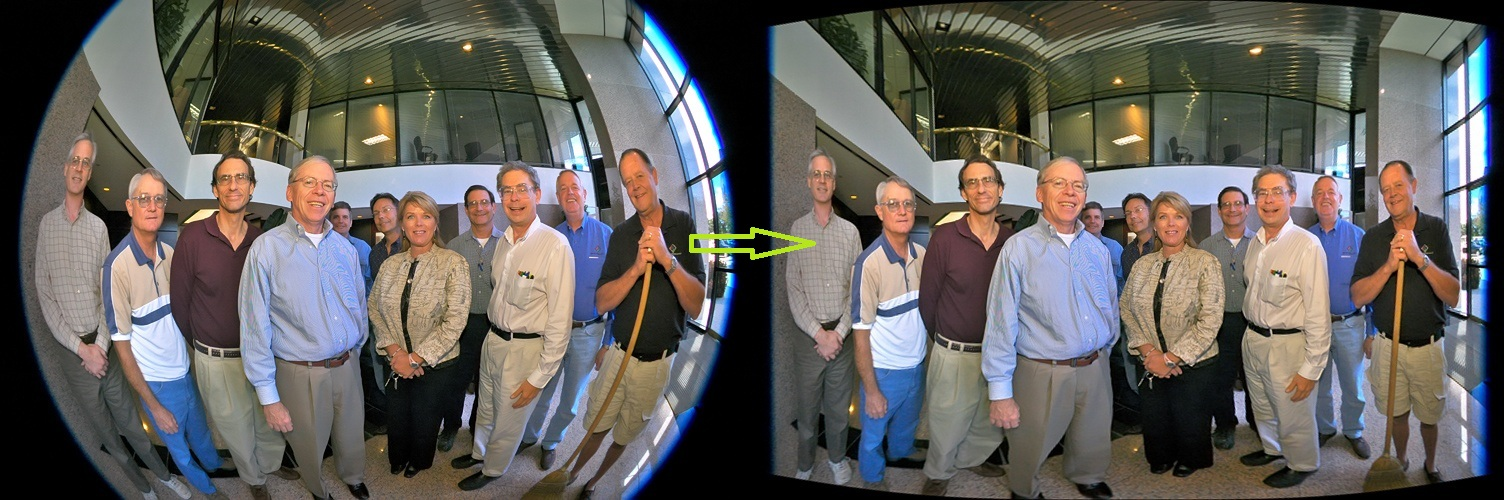
//> input picture fisheye.jpg, 1504 x 500 px
$ ./ImageWarping fisheye.jpg fisheye.jpg   (built with g++ and OpenCV 4)
//> lines starting //> are read from the running program, lines starting //| are printed output that depends on the picture
// [23 lines of licence text are left out]

#include <iostream>
#include <string>
#include <opencv2/opencv.hpp>

using namespace std;
using namespace cv;

// methods
typedef enum EMethod { HEMICYLINDER, MIDPOINTCIRCLE };

// distortion models
typedef enum EDistortionModel { NODISTORTION = -1, EQUIDISTANT, EQUISOLID };

// print command line help
// [10 lines left out: function PrintHelp, not called in this run]

// click count
int g_cClicks = 0;

// mouse click capture
// [41 lines left out: functions CallBackFunc, PointMean, not called in this run]

int main( int argc, char *argv[] )
{
	// check for valid command line arguments
	if( argc < 3 )
	{
		PrintHelp();
		// return with error
		return -1;
	}

	// get file names from command line arguments
	String strInputFile = argv[1];
	String strOutputFile = argv[2];

	// load input image
	Mat	inputFrame = imread( strInputFile );
//> inputFrame is the input picture: 500 rows x 1504 cols, CV_8UC3; mean B, G, R 93.3, 96.6, 99.2
	if( !inputFrame.data )
	{
		cout << "Error in loading input file\n";
		PrintHelp();
		// return with error
		return -1;
	}

	// create output image buffer
	Mat outputFrame( inputFrame.rows, inputFrame.cols, inputFrame.type() );

#ifdef _DEBUG
	// show input frame
	imshow( "Input Frame", inputFrame );
#endif

	// allocate transfomation maps
	int nWidth = inputFrame.cols;
//> nWidth = 1504
	int nHeight = inputFrame.rows;
//> nHeight = 500
	int Cx, Cy;
	Mat	transformMapX( nHeight, nWidth, CV_32FC1 );
	Mat	transformMapY( nHeight, nWidth, CV_32FC1 );

	// select correction algorithm
	EMethod eMethod = ( argc >= 4 )?(EMethod)atoi( argv[3] ): HEMICYLINDER;
	if( HEMICYLINDER == eMethod )
	{
		// distortion parameters
		EDistortionModel eDistModel = EQUIDISTANT;
		Cx = nWidth / 2;
//> Cx = 752
		Cy = nHeight / 2;
//> Cy = 250
		double F = (double)nWidth / CV_PI;
//> F = 478.7

		// generate transformation map
		for( int v = 0; v < nHeight; v++ )
		{
			for( int u = 0; u < nWidth; u++ )
			{
				// implement hemi-cylinder target model
				double xt = double( u );
				double yt = double( v - Cy );

				double r = (double)nWidth / CV_PI;
				double alpha = double( nWidth - xt ) / r;
				double xp = r * cos( alpha );
				double yp = /*((double)nWidth / (double)nHeight) **/ yt;
				double zp = r * fabs( sin( alpha ) );

				double rp = sqrt( xp * xp + yp * yp );
				double theta = atan( rp / zp );

				double x1;
				double y1;
				// select lens distortion model
				switch( eDistModel )
				{
				case( EQUIDISTANT ):
					x1 = F * theta * xp / rp;
					y1 = F * theta * yp / rp;
					break;
				case( EQUISOLID ):
					x1 = 2.0 * F * sin( theta / 2.0 ) * xp / rp;
					y1 = 2.0 * F * sin( theta / 2.0 ) * yp / rp;
					break;
				case( NODISTORTION ):
				default:
					x1 = xt;
					y1 = yt;
					break;
				};

				transformMapX.at<float>( v, u ) = (float)x1 + (float)Cx;
				transformMapY.at<float>( v, u ) = (float)y1 + (float)Cy;
			}
		}
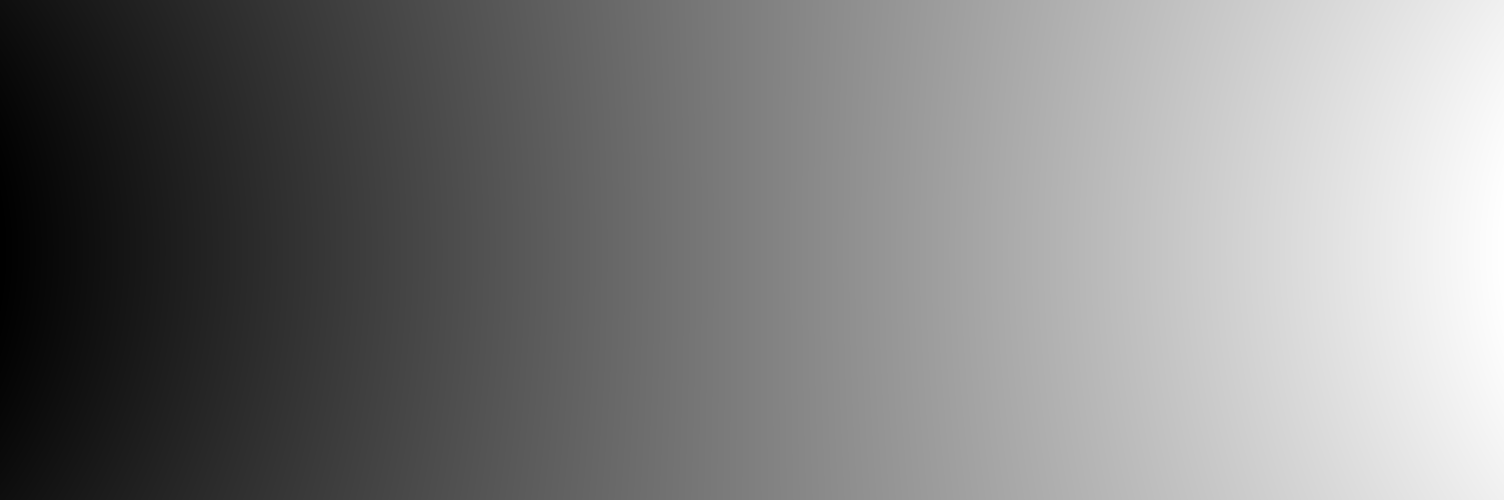
//> transformMapX: 500 rows x 1504 cols, CV_32FC1; min 0, max 1503, mean 751.5; drawn with min black and max white
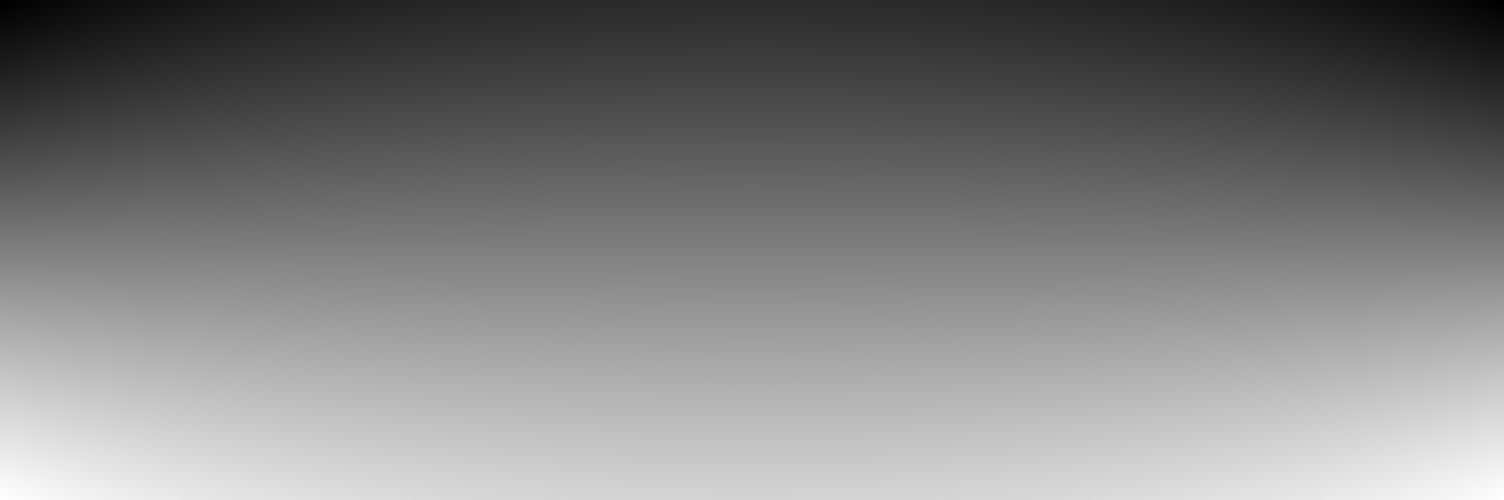
//> transformMapY: 500 rows x 1504 cols, CV_32FC1; min -98.09, max 597, mean 249.5; drawn with min black and max white
	}
	else if( MIDPOINTCIRCLE == eMethod )
	{
		cout << "\nPlease mark 12 points on the boundary of the circle\n\n";

		// show input frame for marking circle
		Mat tempFrame = inputFrame.clone();
		imshow( "Input Frame", tempFrame );

		// initialize point list
		g_cClicks = 0;
		unsigned int nNumPoints = 12;
		vector<Point> aPoints;
		vector<bool> aPointDrawn;

		//set the callback function for mouse event
		setMouseCallback( "Input Frame", CallBackFunc, &aPoints );

		// wait till all 12 points input and any button is pressed
		do
		{
			waitKey(250);

			while( aPointDrawn.size() < aPoints.size() )
			{
				aPointDrawn.push_back( false );
			}

			for( unsigned int iPoints = 0; iPoints < aPointDrawn.size(); iPoints++ )
			{
				if( !aPointDrawn[iPoints] )
				{
					// draw cross mark at selected point locations
					int s = 5;
					line( tempFrame, Point( aPoints[iPoints].x - s, aPoints[iPoints].y - s),
						Point( aPoints[iPoints].x + s, aPoints[iPoints].y + s), CV_RGB( 255, 0, 0 ) );
					line( tempFrame, Point( aPoints[iPoints].x - s, aPoints[iPoints].y + s),
						Point( aPoints[iPoints].x + s, aPoints[iPoints].y - s), CV_RGB( 255, 0, 0 ) );
					//circle( tempFrame, aPoints[iPoints], 3, CV_RGB( 255, 0, 0 ) );
					aPointDrawn[iPoints] = true;
				}
			}

			imshow( "Input Frame", tempFrame );
		}while( aPoints.size() < nNumPoints );

		// reset the mouse callback
		setMouseCallback( "Input Frame", NULL, NULL );

		// compute summations
		Point mean = PointMean( aPoints );
		int sum_xi = 0, sum_yi = 0, sum_xi_2 = 0, sum_yi_2 = 0, sum_xi_3 = 0, sum_yi_3 = 0;
		int sum_xi_yi = 0, sum_xi_yi_2 = 0, sum_xi_2_yi = 0;
		for( unsigned int iPoints = 0; iPoints < nNumPoints; iPoints++ )
		{
			int xi = aPoints[iPoints].x - mean.x;
			int yi = aPoints[iPoints].y - mean.y;

			sum_xi += xi;
			sum_yi += yi;
			sum_xi_2 += xi * xi;
			sum_yi_2 += yi * yi;
			sum_xi_3 += xi * xi * xi;
			sum_yi_3 += yi * yi * yi;
			sum_xi_yi += xi * yi;
			sum_xi_yi_2 += xi * yi * yi;
			sum_xi_2_yi += xi * xi * yi;
		}

		// frame circle fitting as least squares problem
		Mat D( 3, 3, CV_64FC1 ), E( 3, 1, CV_64FC1 ), Q( 3, 1, CV_64FC1 );

		D.at<double>(0, 0) = double(2 * sum_xi);
		D.at<double>(0, 1) = double(2 * sum_yi);
		D.at<double>(0, 2) = double(nNumPoints);
		D.at<double>(1, 0) = double(2 * sum_xi_2);
		D.at<double>(1, 1) = double(2 * sum_xi_yi);
		D.at<double>(1, 2) = double(sum_xi);
		D.at<double>(2, 0) = double(2 * sum_xi_yi);
		D.at<double>(2, 1) = double(2 * sum_yi_2);
		D.at<double>(2, 2) = double(sum_yi);

		E.at<double>(0, 0) = double(sum_xi_2 + sum_yi_2);
		E.at<double>(1, 0) = double(sum_xi_3 + sum_xi_yi_2);
		E.at<double>(2, 0) = double(sum_xi_2_yi + sum_yi_3);

		// solve the least squares
		solve( D, E, Q , DECOMP_LU );
		double A = Q.at<double>(0, 0);
		double B = Q.at<double>(1, 0);
		double C = Q.at<double>(2, 0);

		// compute parameters
		Cx = (int)A + mean.x;
		Cy = (int)B + mean.y;
		int R = (int)sqrt (C + A * A + B * B);

#ifdef _DEBUG
		cout << "Cx = " << Cx << ", Cy = " << Cy << ", R = " << R << endl;
#endif

		// draw computed circle
		circle( tempFrame, Point( Cx, Cy ), R, CV_RGB( 0, 255, 0 ) );
		imshow( "Input Frame", tempFrame );

		// generate transformation map
		for( int u = 0; u < nWidth; u++ )
		{
			for( int v = 0; v < nHeight; v++ )
			{
				float x1, y1;
				float xt = float(u - Cx);
				float yt = float(v - Cy);
				if( xt != 0 ) // non limiting case
				{
					float AO1 = (xt * xt + float(R * R)) / (2.0f * xt);
					float AB = sqrt( xt * xt + float(R * R) );
					float AP = yt;
					float PE = float(R - yt);

					float a = AP / PE;
					float b = 2.0f * asin( AB / (2.0f * AO1) );

					float alpha = a * b / (a + 1.0f);
					x1 = xt - AO1 + AO1 * cos( alpha );
					y1 = AO1 * sin( alpha );
				}
				else // limiting case
				{
					x1 = (float)xt;
					y1 = (float)yt;
				}
				transformMapX.at<float>( v, u ) = x1 + (float)Cx;
				transformMapY.at<float>( v, u ) = y1 + (float)Cy;
			}
		}
	}
	else
	{
		cout << "Error in loading input file\n";
		PrintHelp();
		// return with error
		return -1;
	}

#ifdef _DEBUG
	imwrite( "MapX.bmp", transformMapX );
	imwrite( "MapY.bmp", transformMapY );
#endif

	// transform image
	Mat tempFrame( inputFrame.rows, inputFrame.cols, inputFrame.type() );
	remap( inputFrame, tempFrame, transformMapX, transformMapY, CV_INTER_CUBIC, BORDER_CONSTANT );
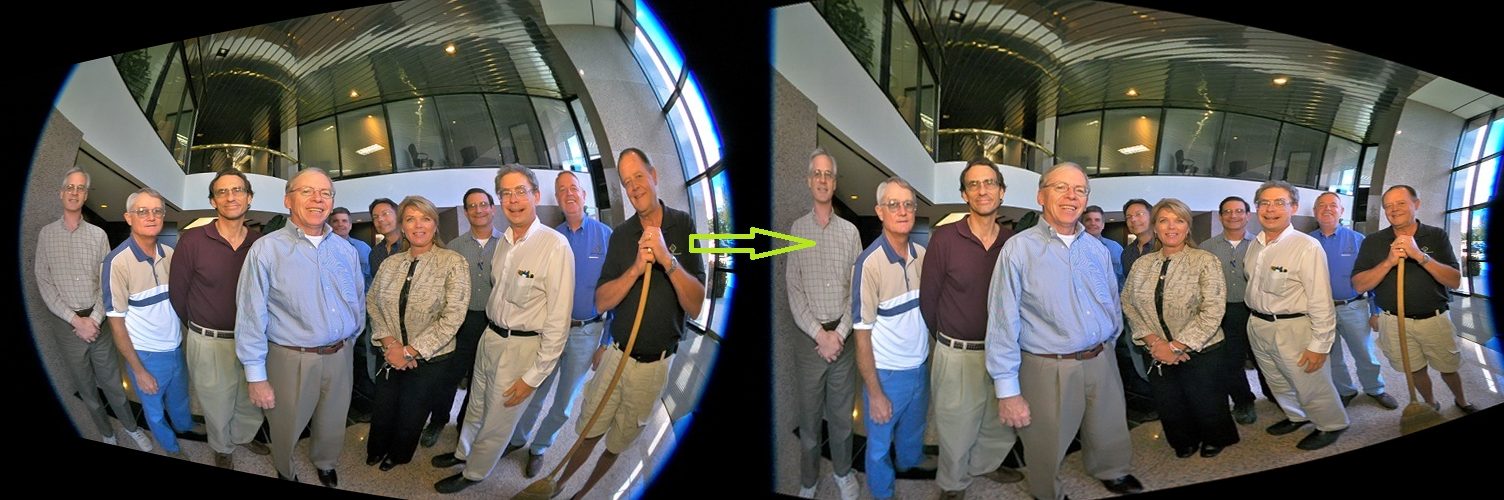
//> tempFrame: 500 rows x 1504 cols, CV_8UC3; mean B, G, R 86.8, 90.4, 92.6

	if( MIDPOINTCIRCLE == eMethod )
	{
		// rescale y transform
		for( int u = 0; u < nWidth; u++ )
		{
			float min_y1 = (float)nHeight;
			float max_y1 = 0.0;
			for( int v = 0; v < nHeight; v++ )
			{
				float y1 = transformMapY.at<float>( v, u );
				// compute maximum y1
				if (y1 < min_y1)
				{
					min_y1 = y1;
				}
				// compute minimum y1
				if (y1 > max_y1)
				{
					max_y1 = y1;
				}
			}

			// compute range of y1
			float range = max_y1 - min_y1;

			// compress range to H
			float factor = range / (float)nHeight;
			//cout << u << " " << factor << ", ";
			factor = ( factor > 1.0f )?pow( factor, 1.0f ):factor;
			for( int v = 0; v < nHeight; v++ )
			{
				transformMapX.at<float>( v, u ) = (float)u;
				transformMapY.at<float>( v, u ) = float( v - Cy ) / factor + float(Cy);
			}
		}

		// save output file
		imwrite( "temp.jpg", tempFrame );

		remap( tempFrame, outputFrame, transformMapX, transformMapY, CV_INTER_CUBIC, BORDER_CONSTANT );
	}
	else
	{
		outputFrame = tempFrame;
	}

	// save output file
	imwrite( strOutputFile, outputFrame );

#ifdef _DEBUG
	// show output frame
	imshow( "Output Frame", outputFrame );
	waitKey();
#endif

	// return without error
	return 0;
}
